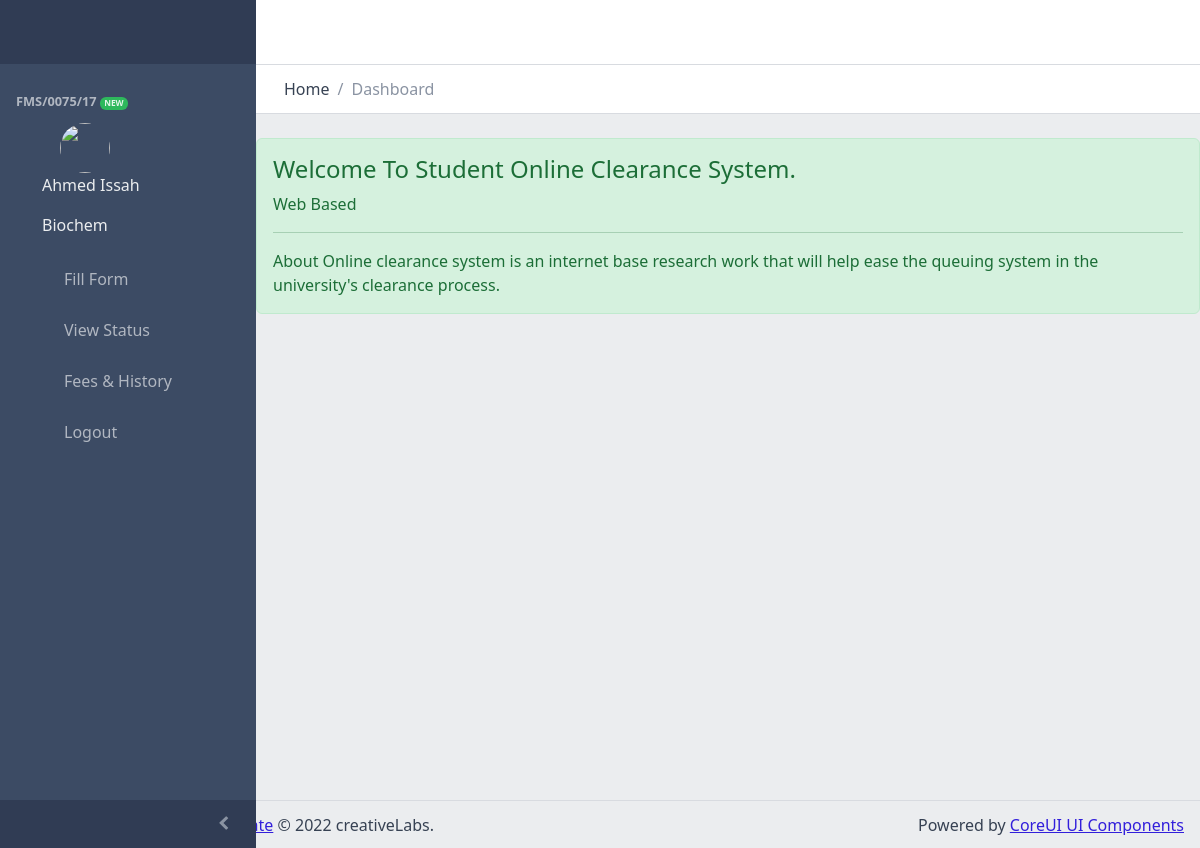
Page /student/index.php (signed in) on the committed database.
### tables this page shows
CREATE TABLE `students` (
  `id` int(11) NOT NULL,
  `studentid` varchar(255) NOT NULL,
  `studentfullname` varchar(255) NOT NULL,
  `studentdepartment` varchar(255) NOT NULL,
  `studentprogramme` varchar(255) NOT NULL,
  `date` varchar(255) NOT NULL,
  `gender` varchar(255) NOT NULL,
  `password` varchar(255) NOT NULL,
  `studentclearancestatus` varchar(11) NOT NULL,
  `profilepic` varchar(255) NOT NULL,
  `computerlab` int(11) NOT NULL,
  `accountant` int(11) NOT NULL,
  `librarian` int(11) NOT NULL,
  `sportscoach` int(11) NOT NULL,
  `laboratory` int(11) NOT NULL,
  `deanincharge` int(11) NOT NULL,
  `halltutor` int(11) NOT NULL,
  `status` int(11) NOT NULL
);

### student/includes/side-bar-ui.php (the view, shortened to what this page needs)
<?php
    require_once("../config.php");
    $studentid = $_SESSION['studentid'];
    $sqlStudentsInfo = "SELECT * FROM students WHERE studentid = :studentid";
    $statement = $conn->prepare($sqlStudentsInfo);
    $results = $statement->execute([
      ':studentid' => $studentid
    ]);
    $columns = $statement->fetchAll();
    if($results){
      foreach($columns as $column){
        $studentid = $column['studentid'];
        $fullname = $column['studentfullname'];
        $studentdepartment = $column['studentdepartment'];
      }
    } else{
      $_SESSION['message'] = "Sorry!! Try Again Later!! Something went wrong";
      $_SESSION['alert'] = "alert alert-danger";
    }
;?>
<div class="sidebar sidebar-dark sidebar-fixed" id="sidebar">
<div class="sidebar-brand d-none d-md-flex">
  <svg class="sidebar-brand-full" width="118" height="46" alt="CoreUI Logo">
  </svg>
</div>
<ul class="sidebar-nav" data-coreui="navigation" data-simplebar="">
  <li class="nav-title"><?= $studentid;?> <span class="badge badge-sm bg-success ms-auto">NEW</span></li>
    <li class="nav-item">
    <div class="rounded-circle">
      <img src="././assets/img/admin.jpg" style="margin-left: 60px;" class="avatar" alt="" srcset="">
    </div>
    <div class="container">
    <p style="margin-left: 30px;" class="text-light"><?= $fullname;?> </p>
    <p style="margin-left: 30px;" class="text-light"> <?= $studentdepartment;?></p>
    </div>
    </li>
  <li class="nav-item"><a class="nav-link" href="././request-form.php">
      <svg class="nav-icon">
        <use xlink:href="vendors/@coreui/icons/svg/free.svg#cil-cursor"></use>
      </svg> Fill Form</a></li>
  <li class="nav-item"><a class="nav-link" href="././view-status.php">
      <svg class="nav-icon">
        <use xlink:href="vendors/@coreui/icons/svg/free.svg#cil-pencil"></use>
      </svg> View Status</a></li>
      <li class="nav-item"><a class="nav-link" href="././student-fees.php">
      <svg class="nav-icon">
        <use xlink:href="vendors/@coreui/icons/svg/free.svg#cil-notes"></use>
      </svg> Fees & History</a></li>
      <li class="nav-item"><a class="nav-link" href="././logout.php">
      <svg class="nav-icon">
        <use xlink:href="vendors/@coreui/icons/svg/free.svg#cil-notes"></use>
      </svg> Logout</a></li>
</ul>
<button class="sidebar-toggler" type="button" data-coreui-toggle="unfoldable"></button>
</div>

### student/includes/side-bar-ui.php (style rules this page uses)
.avatar { vertical-align: middle; width: 50px; height: 50px; border-radius: 50%; }

### rows in the picture
students: studentid "FMS/0075/17", studentfullname "Ahmed Issah", studentdepartment "Biochem"
